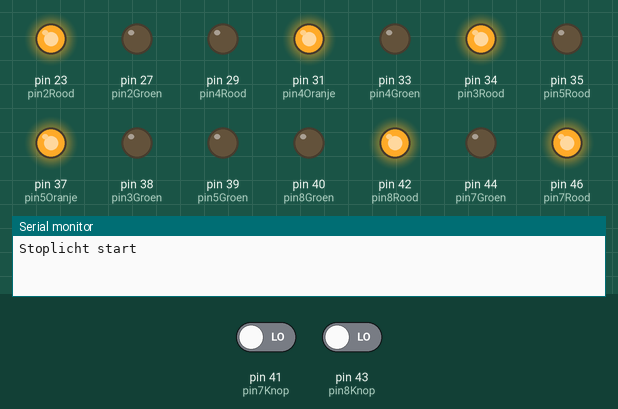
Simulated run of this sketch. Board: Arduino Mega 2560, built with avr-gcc and run on an emulated ATmega2560. Shown: output pins drawn as LEDs (lit = HIGH), the last lines printed to the serial monitor. Inputs (shaded band) come from the test bench; at power-on: pin 41 (pin7Knop) LOW, pin 43 (pin8Knop) LOW.

Above: at 1.2 s.
1.3 s: pin 41 (pin7Knop) driven HIGH and pin 43 (pin8Knop) driven HIGH
At 2.4 s:
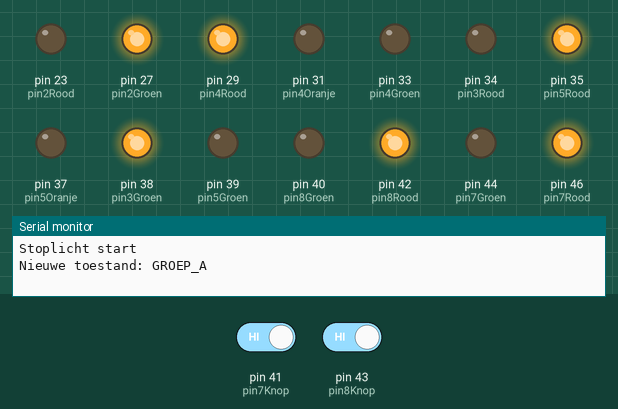
4.3 s: pin 41 (pin7Knop) driven LOW
At 5.5 s:
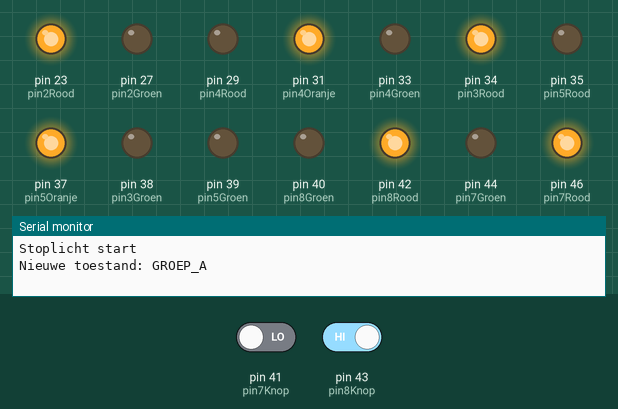
5.9 s: pin 41 (pin7Knop) driven HIGH
At 10.8 s:
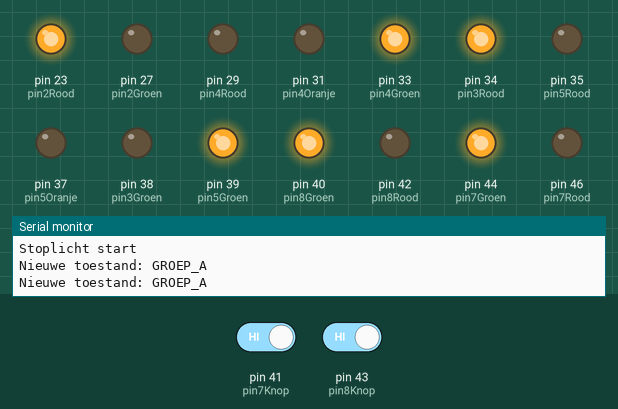
Timing chart, 0 to 12.3 s (numbered marks = the images above; inputs shaded):
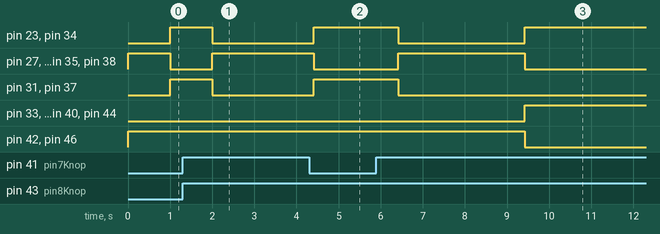

The sketch:

werkende_code.ino
```cpp
const int pin1Rood   = 28; // pin van stoplicht 1 rood
const int pin1Oranje = 30; // pin van stoplicht 1 oranje
const int pin1Groen  = 32; // pin van stoplicht 1 groen
const int pin2Rood   = 23; // pin van stoplicht 2 rood
const int pin2Oranje = 25; // pin van stoplicht 2 oranje
const int pin2Groen  = 27; // pin van stoplicht 2 groen
const int pin3Rood   = 34; // pin van stoplicht 3 rood
const int pin3Oranje = 36; // pin van stoplicht 3 oranje
const int pin3Groen  = 38; // pin van stoplicht 3 groen
const int pin4Rood   = 29; // pin van stoplicht 4 rood
const int pin4Oranje = 31; // pin van stoplicht 4 oranje
const int pin4Groen  = 33; // pin van stoplicht 4 groen
const int pin5Rood   = 35; // pin van stoplicht 5 rood
const int pin5Oranje = 37; // pin van stoplicht 5 oranje
const int pin5Groen  = 39; // pin van stoplicht 5 groen
const int pin6Rood   = 22; // pin van stoplicht 6 rood
const int pin6Oranje = 24; // pin van stoplicht 6 oranje
const int pin6Groen  = 26; // pin van stoplicht 6 groen
const int pin7Rood  = 46; // pin van voetgangersstoplicht 7 rood
const int pin7Groen = 44; // pin van voetgangersstoplicht 7 groen
const int pin8Rood  = 42; // pin van voetgangersstoplicht 8 rood
const int pin8Groen = 40; // pin van voetgangersstoplicht 8 groen
const int pin7Knop  = 41; // pin van knop naast licht 7
const int pin8Knop  = 43; // pin van knop naast licht 8
// variabelen om waarden van sensoren en actuatoren te onthouden
int knop7 = 0;
int knop8 = 0;
// variabelen voor de toestanden
const int GROEP_A = 1;
const int GROEP_B = 2;
const int GROEP_C = 3;
const int GROEP_D = 4;
const int GROEP_E = 5;
const int GROEP_F = 6;
const int GROEP_G = 7;
int voetgangersWacht = 5;
int toestand = GROEP_A;
unsigned long toestandStartTijd = 0;
/*****************************************
   functies die je gebruikt maken
 *****************************************/
// geef kleuren naam, om je code leesbaarder te maken
const int ROOD   = 1;
const int ORANJE = 2;
const int GROEN  = 3;
void stoplicht(int welke, int kleur) {
  int pinRood   = 0;
  int pinOranje = 0;
  int pinGroen  = 0;
  switch (welke) {
    case 1:
      pinRood   = pin1Rood;
      pinOranje = pin1Oranje;
      pinGroen  = pin1Groen;
      break;
    case 2:
      pinRood   = pin2Rood;
      pinOranje = pin2Oranje;
      pinGroen  = pin2Groen;
      break;
    case 3:
      pinRood   = pin3Rood;
      pinOranje = pin3Oranje;
      pinGroen  = pin3Groen;
      break;
    case 4:
      pinRood   = pin4Rood;
      pinOranje = pin4Oranje;
      pinGroen  = pin4Groen;
      break;
    case 5:
      pinRood   = pin5Rood;
      pinOranje = pin5Oranje;
      pinGroen  = pin5Groen;
      break;
    case 6:
      pinRood   = pin6Rood;
      pinOranje = pin6Oranje;
      pinGroen  = pin6Groen;
      break;
    case 7:
      pinRood   = pin7Rood;
      pinGroen  = pin7Groen;
      break;
    case 8:
      pinRood   = pin8Rood;
      pinGroen  = pin8Groen;
      break;
    default:
      Serial.println("FOUT: stoplicht " + String(welke) + " bestaat niet");
      break;
  }
  if (kleur ==  ROOD) {
    digitalWrite(pinRood  , HIGH);
    digitalWrite(pinOranje, LOW );
    digitalWrite(pinGroen , LOW );
  }
  if (kleur ==  ORANJE) {
    if (welke == 7 || welke == 8) {
      Serial.println("FOUT: Voetgangerslicht kan niet op oranje");
    } else {
      digitalWrite(pinRood  , LOW );
      digitalWrite(pinOranje, HIGH);
      digitalWrite(pinGroen , LOW );
    }
  }
  if (kleur ==  GROEN) {
    digitalWrite(pinRood  , LOW );
    digitalWrite(pinOranje, LOW );
    digitalWrite(pinGroen , HIGH);
  }
}
/*****************************************
   setup() en loop()
 *****************************************/
void setup() {
  // enable console en stuur opstartbericht
  Serial.begin(9600);
  Serial.println("Stoplicht start");
  // zet pinmode voor leds
  pinMode(pin1Rood, OUTPUT);
  pinMode(pin1Oranje, OUTPUT);
  pinMode(pin1Groen, OUTPUT);
  pinMode(pin2Rood, OUTPUT);
  pinMode(pin2Oranje, OUTPUT);
  pinMode(pin2Groen, OUTPUT);
  pinMode(pin3Rood, OUTPUT);
  pinMode(pin3Oranje, OUTPUT);
  pinMode(pin3Groen, OUTPUT);
  pinMode(pin4Rood, OUTPUT);
  pinMode(pin4Oranje, OUTPUT);
  pinMode(pin4Groen, OUTPUT);
  pinMode(pin5Rood, OUTPUT);
  pinMode(pin5Oranje, OUTPUT);
  pinMode(pin5Groen, OUTPUT);
  pinMode(pin6Rood, OUTPUT);
  pinMode(pin6Oranje, OUTPUT);
  pinMode(pin6Groen, OUTPUT);
  pinMode(pin7Rood, OUTPUT);
  pinMode(pin7Groen, OUTPUT);
  pinMode(pin8Rood, OUTPUT);
  pinMode(pin8Groen, OUTPUT);
  pinMode(LED_BUILTIN, OUTPUT);
  // zet pinmode voor knoppen
  pinMode(pin7Knop, INPUT);
  pinMode(pin8Knop, INPUT);
  }

void loop() {

  if (knop7 == HIGH || knop8 == HIGH){
   voetgangersWacht = true;
   if (millis() - toestandStartTijd > 3000) {
      toestandStartTijd = millis();
      toestand = GROEP_G;
   }
  }
 if (knop7 == LOW || knop8 == LOW){
   voetgangersWacht = false;
   if (millis() - toestandStartTijd > 1000) {
      toestandStartTijd = millis();
      toestand = GROEP_F;
   }
  }


  // lees sensorwaarden
  knop7 = digitalRead(pin7Knop);
  knop8 = digitalRead(pin8Knop);
  // bepaal toestand
  if (toestand == GROEP_A) {
    if (millis() - toestandStartTijd > 3000) {
      toestandStartTijd = millis();
      toestand = GROEP_B;
      Serial.println("Nieuwe toestand: GROEP_B");
    }
  }
  if (toestand == GROEP_B) {
    if (millis() - toestandStartTijd > 1000) {
      toestandStartTijd = millis();
      toestand = GROEP_C;
      Serial.println("Nieuwe toestand: GROEP_C");
    }
  }
   if (toestand == GROEP_C) {
    if (millis() - toestandStartTijd > 3000) {
      toestandStartTijd = millis();
      toestand = GROEP_D;
      Serial.println("Nieuwe toestand: GROEP_D");
    }
  }
   if (toestand == GROEP_D) {
    if (millis() - toestandStartTijd > 1000) {
      toestandStartTijd = millis();
      toestand = GROEP_E;
      Serial.println("Nieuwe toestand: GROEP_E");

    }
   }
   if (toestand == GROEP_E) {
    if (millis() - toestandStartTijd > 3000) {
      toestandStartTijd = millis();
      toestand = GROEP_F;
      Serial.println("Nieuwe toestand: GROEP_F");

    }
   }
   if (toestand == GROEP_F) {
    if (millis() - toestandStartTijd > 1000) {
      toestandStartTijd = millis();
      toestand = GROEP_A;
      Serial.println("Nieuwe toestand: GROEP_A");

    }
   }


  // zet stoplichten conform toestand
  if (toestand == GROEP_A) {

    stoplicht(1, ROOD);
    stoplicht(2, GROEN);
    stoplicht(3, GROEN);
    stoplicht(4, ROOD);
    stoplicht(5, ROOD);
    stoplicht(6, ROOD);
    stoplicht(7, ROOD);
    stoplicht(8, ROOD);
  }
  if (toestand == GROEP_B) {

    stoplicht(1, ROOD);
    stoplicht(2, ORANJE);
    stoplicht(3, ORANJE);
    stoplicht(4, ROOD);
    stoplicht(5, ROOD);
    stoplicht(6, ROOD);
    stoplicht(7, ROOD);
    stoplicht(8, ROOD);

  }
  if (toestand == GROEP_C) {


    stoplicht(1, GROEN);
    stoplicht(2, ROOD);
    stoplicht(3, ROOD);
    stoplicht(4, ROOD);
    stoplicht(5, ROOD);
    stoplicht(6, GROEN);
    stoplicht(7, ROOD);
    stoplicht(8, ROOD);
  }
   if (toestand == GROEP_D) {


    stoplicht(1, ORANJE);
    stoplicht(2, ROOD);
    stoplicht(3, ROOD);
    stoplicht(4, ROOD);
    stoplicht(5, ROOD);
    stoplicht(6, ORANJE);
    stoplicht(7, ROOD);
    stoplicht(8, ROOD);
  }
  if (toestand == GROEP_E) {


    stoplicht(1, ROOD);
    stoplicht(2, ROOD);
    stoplicht(3, ROOD);
    stoplicht(4, GROEN);
    stoplicht(5, GROEN);
    stoplicht(6, ROOD);
    stoplicht(7, ROOD);
    stoplicht(8, ROOD);

  }
   if (toestand == GROEP_F) {
    stoplicht(1, ROOD);
    stoplicht(2, ROOD);
    stoplicht(3, ROOD);
    stoplicht(4, ORANJE);
    stoplicht(5, ORANJE);
    stoplicht(6, ROOD);
    stoplicht(7, ROOD);
    stoplicht(8, ROOD);

  }
  if (toestand == GROEP_G){
    stoplicht(1, ROOD);
    stoplicht(2, ROOD);
    stoplicht(3, ROOD);
    stoplicht(4, GROEN);
    stoplicht(5, GROEN);
    stoplicht(6, ROOD);
    stoplicht(7, GROEN);
    stoplicht(8, GROEN);
  }

  // vertraging om te zorgen dat berichten op de seriele monitor leesbaar blijven
  delay (100);
}
```

Measured:
- after the input at 1.3 s, pin 23 (pin2Rood), pin 31 (pin4Oranje), pin 34 (pin3Rood), pin 37 (pin5Oranje): HIGH → LOW after 0.70 s; pin 27 (pin2Groen), pin 29 (pin4Rood), pin 35 (pin5Rood), pin 38 (pin3Groen): LOW → HIGH after 0.70 s
- after the input at 4.3 s, pin 23 (pin2Rood): LOW → HIGH after 0.11 s instead of 0.71 s; pin 27 (pin2Groen): HIGH → LOW after 0.11 s instead of 0.71 s
- after the input at 5.9 s, pin 23 (pin2Rood): HIGH → LOW after 0.51 s, → HIGH 3.0 s later; pin 27 (pin2Groen): LOW → HIGH after 0.51 s, → LOW 3.0 s later
